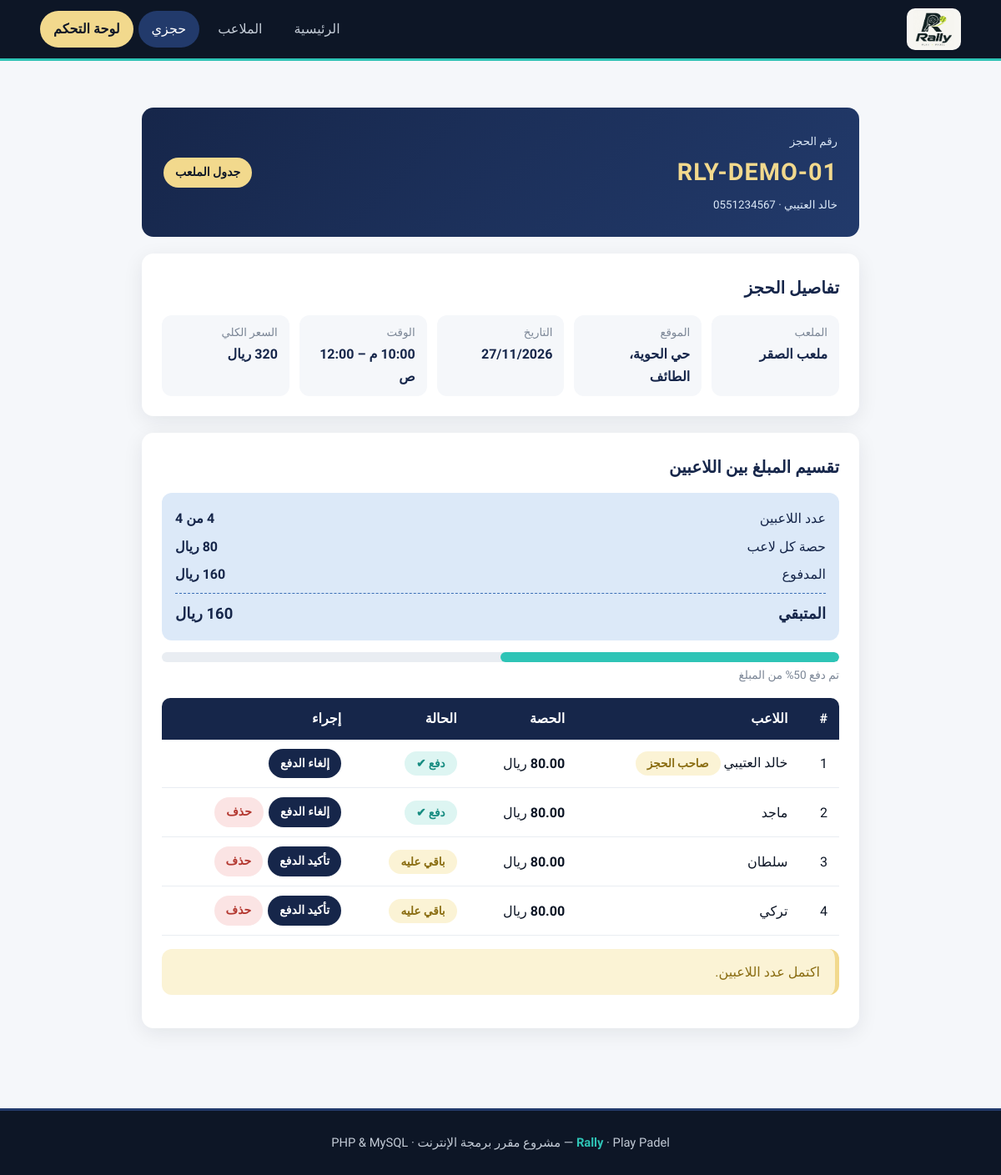
The app's page /booking.php?code=RLY-DEMO-01 with its own data.
### tables this page shows
CREATE TABLE bookings (
  id INT AUTO_INCREMENT PRIMARY KEY,
  code VARCHAR(30) NOT NULL,
  court_id INT NOT NULL,
  booking_date DATE NOT NULL,
  start_hour INT NOT NULL,
  hours INT NOT NULL,
  owner_name VARCHAR(100) NOT NULL,
  owner_phone VARCHAR(15) NOT NULL,
  total INT NOT NULL,
  created_at TIMESTAMP DEFAULT CURRENT_TIMESTAMP
);

CREATE TABLE courts (
  id INT AUTO_INCREMENT PRIMARY KEY,
  name VARCHAR(100) NOT NULL,
  type VARCHAR(20) NOT NULL,
  location VARCHAR(150) NOT NULL,
  image VARCHAR(150) NOT NULL,
  price_hour INT NOT NULL,
  open_hour INT NOT NULL,
  close_hour INT NOT NULL
);

CREATE TABLE players (
  id INT AUTO_INCREMENT PRIMARY KEY,
  booking_id INT NOT NULL,
  name VARCHAR(100) NOT NULL,
  share DECIMAL(8,2) NOT NULL,
  paid TINYINT NOT NULL DEFAULT 0
);

### config.php (called while the page is built, shortened)
<?php
function hourLabel($h) {
  $h = $h % 24;
  if ($h >= 12) { $ampm = "م"; } else { $ampm = "ص"; }
  $x = $h % 12;
  if ($x == 0) { $x = 12; }
  return $x . ":00 " . $ampm;
}
function calculateShare($total, $count) {
  return round($total / $count, 2);
}
?>

### booking.php (the view, shortened to what this page needs)
<?php
include "config.php";
$maxPlayers = 4;
$code = "";
if (isset($_GET['code'])) { $code = trim($_GET['code']); }
$found = false;
if ($code != "") {
  $result = mysqli_query($conn, "SELECT b.*, c.name AS court_name, c.location FROM bookings b JOIN courts c ON b.court_id=c.id WHERE b.code='$code'");
  if (mysqli_num_rows($result) > 0) {
    $found = true;
    $b = mysqli_fetch_assoc($result);
    $bid = $b['id'];
    $players = mysqli_query($conn, "SELECT * FROM players WHERE booking_id=$bid ORDER BY id");
    $count = mysqli_num_rows($players);
    $paidSum = 0;
    $rows = array();
    while ($p = mysqli_fetch_assoc($players)) {
      $rows[] = $p;
      if ($p['paid'] == 1) { $paidSum += $p['share']; }
    }
    $remaining = $b['total'] - $paidSum;
    $percent = 0;
    if ($b['total'] > 0) { $percent = round(($paidSum / $b['total']) * 100); }
  }
}
include "header.php";
?>
<section class="section">
  <div class="container" style="max-width:860px">
  <?php if (!$found) { ?>
    <h2 class="section-title">استعلام عن حجز</h2>
    <p class="section-sub">اكتب رقم الحجز لعرض التفاصيل وتقسيم المبلغ</p>
    <?php if ($code != "") { ?>
      <div class="alert alert-err">ما لقينا حجز بهذا الرقم، تأكد منه وحاول مرة ثانية.</div>
    <?php } ?>
    <div class="panel">
      <form method="get" action="booking.php">
        <div class="form-group">
          <label for="code">رقم الحجز</label>
          <input type="text" name="code" id="code" placeholder="RLY-20261125-0001" style="direction:ltr;text-align:left" required>
        </div>
        <button type="submit" class="btn btn-primary">بحث</button>
      </form>
      <p class="hint" style="margin-top:12px">للتجربة: <b>RLY-DEMO-01</b></p>
    </div>
  <?php } else { ?>
    <div class="ticket">
      <div>
        <small>رقم الحجز</small>
        <span class="code"><?php echo $b['code']; ?></span>
        <small><?php echo htmlspecialchars($b['owner_name']); ?> · <?php echo $b['owner_phone']; ?></small>
      </div>
      <a href="court.php?id=<?php echo $b['court_id']; ?>" class="btn btn-yellow btn-sm">جدول الملعب</a>
    </div>
    <div class="panel" style="margin-top:20px">
      <h2>تفاصيل الحجز</h2>
      <div class="kv">
        <div><small>الملعب</small><b><?php echo $b['court_name']; ?></b></div>
        <div><small>الموقع</small><b><?php echo $b['location']; ?></b></div>
        <div><small>التاريخ</small><b><?php echo date('d/m/Y', strtotime($b['booking_date'])); ?></b></div>
        <div><small>الوقت</small><b><?php echo hourLabel($b['start_hour']); ?> – <?php echo hourLabel($b['start_hour'] + $b['hours']); ?></b></div>
        <div><small>السعر الكلي</small><b><?php echo $b['total']; ?> ريال</b></div>
      </div>
    </div>
    <div class="panel" style="margin-top:20px">
      <h2>تقسيم المبلغ بين اللاعبين</h2>
      <div class="summary">
        <div><span>عدد اللاعبين</span><b><?php echo $count; ?> من <?php echo $maxPlayers; ?></b></div>
        <div><span>حصة كل لاعب</span><b><?php echo calculateShare($b['total'], $count); ?> ريال</b></div>
        <div><span>المدفوع</span><b><?php echo $paidSum; ?> ريال</b></div>
        <div class="total"><span>المتبقي</span><b><?php echo $remaining; ?> ريال</b></div>
      </div>
      <div class="progress"><span style="width:<?php echo $percent; ?>%"></span></div>
      <div class="hint">تم دفع <?php echo $percent; ?>% من المبلغ</div>
      <div class="table-wrap" style="margin-top:16px">
        <table>
          <tr><th>#</th><th>اللاعب</th><th>الحصة</th><th>الحالة</th><th>إجراء</th></tr>
          <?php $i = 1; foreach ($rows as $p) { ?>
            <tr>
              <td><?php echo $i; ?></td>
              <td><?php echo htmlspecialchars($p['name']); ?> <?php if ($i == 1) echo '<span class="badge badge-warn">صاحب الحجز</span>'; ?></td>
              <td><b><?php echo $p['share']; ?></b> ريال</td>
              <td>
                <?php if ($p['paid'] == 1) { ?>
                  <span class="badge badge-ok">دفع ✔</span>
                <?php } else { ?>
                  <span class="badge badge-warn">باقي عليه</span>
                <?php } ?>
              </td>
              <td>
                <div class="actions">
                  <a class="btn btn-dark btn-sm" href="booking.php?code=<?php echo $b['code']; ?>&pay=<?php echo $p['id']; ?>">
                    <?php if ($p['paid'] == 1) echo "إلغاء الدفع"; else echo "تأكيد الدفع"; ?>
                  </a>
                  <?php if ($i > 1) { ?>
                    <a class="btn btn-danger btn-sm" href="booking.php?code=<?php echo $b['code']; ?>&remove=<?php echo $p['id']; ?>" data-confirm="حذف هذا اللاعب؟">حذف</a>
                  <?php } ?>
                </div>
              </td>
            </tr>
          <?php $i++; } ?>
        </table>
      </div>
      <?php if ($count < $maxPlayers) { ?>
        <form method="post" action="booking.php?code=<?php echo $b['code']; ?>" id="playerForm" style="margin-top:20px"
              data-total="<?php echo $b['total']; ?>" data-count="<?php echo $count; ?>">
          <input type="hidden" name="code" value="<?php echo $b['code']; ?>">
          <input type="hidden" name="add_player" value="1">
          <div class="form-group">
            <label for="player_name">إضافة لاعب</label>
            <input type="text" name="player_name" id="player_name" placeholder="اسم اللاعب" required>
            <div class="hint" id="shareHint"></div>
          </div>
          <button type="submit" class="btn btn-primary">إضافة وإعادة التقسيم</button>
        </form>
      <?php } else { ?>
        <div class="alert alert-warn" style="margin-top:16px">اكتمل عدد اللاعبين.</div>
      <?php } ?>
    </div>
  <?php } ?>
  </div>
</section>
<?php include "footer.php"; ?>

### css/style.css (style rules this page uses)
:root { --ink: #0D1626; --navy: #16264A; --navy-2: #223A6B; --blue: #3B6FB6; --sky: #DCE9F8; --tiffany: #2EC4B6; --tiffany-dark: #178C81; --tiffany-soft: #DDF5F2; --yellow: #F2D98D; --yellow-soft: #FBF3D5; --yellow-dark: #8A6D12; --g50: #F5F7FA; --g100: #E9EDF2; --g300: #C3CBD6; --g500: #7B8696; --g700: #444F5E; --red-soft: #FBE4E4; --red: #B3372F; --radius: 14px; --shadow: 0 6px 24px rgba(13, 22, 38, .08); }
* { box-sizing: border-box; margin: 0; padding: 0; }
html { scroll-behavior: smooth; }
body { font-family: "Tajawal", "Segoe UI", Tahoma, sans-serif; background: var(--g50); color: var(--ink); line-height: 1.7; direction: rtl; }
a { color: inherit; text-decoration: none; }
.container { width: min(1120px, 92%); margin: 0 auto; }
.btn { display: inline-block; border: 0; cursor: pointer; font-family: inherit; font-size: 1rem; font-weight: 700; padding: 11px 24px; border-radius: 999px; transition: .2s; text-align: center; }
.btn-dark { background: var(--navy); color: #fff; }
.btn-yellow { background: var(--yellow); color: var(--ink); }
.btn-danger { background: var(--red-soft); color: var(--red); }
.btn-sm { padding: 6px 14px; font-size: .88rem; }
.section { padding: 56px 0; }
.badge { display: inline-block; padding: 3px 14px; border-radius: 999px; font-size: .85rem; font-weight: 700; }
.badge-ok { background: var(--tiffany-soft); color: var(--tiffany-dark); }
.badge-warn { background: var(--yellow-soft); color: var(--yellow-dark); }
.panel { background: #fff; border-radius: var(--radius); box-shadow: var(--shadow); padding: 24px; }
.panel h2 { font-size: 1.25rem; color: var(--navy); margin-bottom: 14px; }
.summary { background: var(--sky); border-radius: 12px; padding: 14px 16px; margin: 14px 0; color: var(--navy); }
.summary div { display: flex; justify-content: space-between; padding: 3px 0; }
.summary .total { border-top: 1px dashed var(--blue); margin-top: 6px; padding-top: 8px; font-weight: 800; font-size: 1.15rem; }
.hint { font-size: .85rem; color: var(--g500); margin-top: 4px; }
.alert { padding: 14px 18px; border-radius: 12px; margin-bottom: 16px; font-weight: 500; }
.alert-warn { background: var(--yellow-soft); color: var(--yellow-dark); border-right: 5px solid var(--yellow); }
.ticket { background: linear-gradient(135deg, var(--navy), var(--navy-2)); color: #fff; border-radius: var(--radius); padding: 26px; display: flex; justify-content: space-between; align-items: center; gap: 16px; flex-wrap: wrap; }
.ticket small { color: var(--sky); }
.ticket .code { font-size: 1.8rem; font-weight: 800; letter-spacing: 1px; color: var(--yellow); direction: ltr; display: block; }
.kv { display: grid; grid-template-columns: repeat(auto-fit, minmax(150px, 1fr)); gap: 12px; margin-top: 16px; }
.kv div { background: var(--g50); border-radius: 12px; padding: 10px 14px; }
.kv small { color: var(--g500); display: block; }
.kv b { color: var(--navy); }
.table-wrap { overflow-x: auto; }
table { width: 100%; border-collapse: collapse; }
th { background: var(--navy); color: #fff; padding: 11px 14px; text-align: right; font-weight: 700; white-space: nowrap; }
th:first-child { border-radius: 0 10px 0 0; }
th:last-child { border-radius: 10px 0 0 0; }
td { padding: 11px 14px; border-bottom: 1px solid var(--g100); vertical-align: middle; }
.actions { display: flex; gap: 6px; flex-wrap: wrap; }
.progress { height: 12px; border-radius: 999px; background: var(--g100); overflow: hidden; margin: 10px 0 4px; }
.progress span { display: block; height: 100%; background: var(--tiffany); border-radius: 999px; }
body { overflow-x: hidden; }

### records on screen
bookings: code "RLY-DEMO-01", owner_name "خالد العتيبي", owner_phone "0551234567", court.name "ملعب الصقر", court.location "حي الحوية، الطائف", booking_date "27/11/2026", start_hour "10:00 م", hourLabel($b['start_hour'] + $b['hours']) "12:00 ص", total "320", total "80", total "160", total "50"
players: name "خالد العتيبي", shows "صاحب الحجز", share "80.00", paid "دفع ✔"
players: name "ماجد", share "80.00", paid "دفع ✔"
players: name "سلطان", share "80.00", paid "باقي عليه"
players: name "تركي", share "80.00", paid "باقي عليه"

### other values on screen
$count "4"
$maxPlayers "4"
$paidSum "160"
